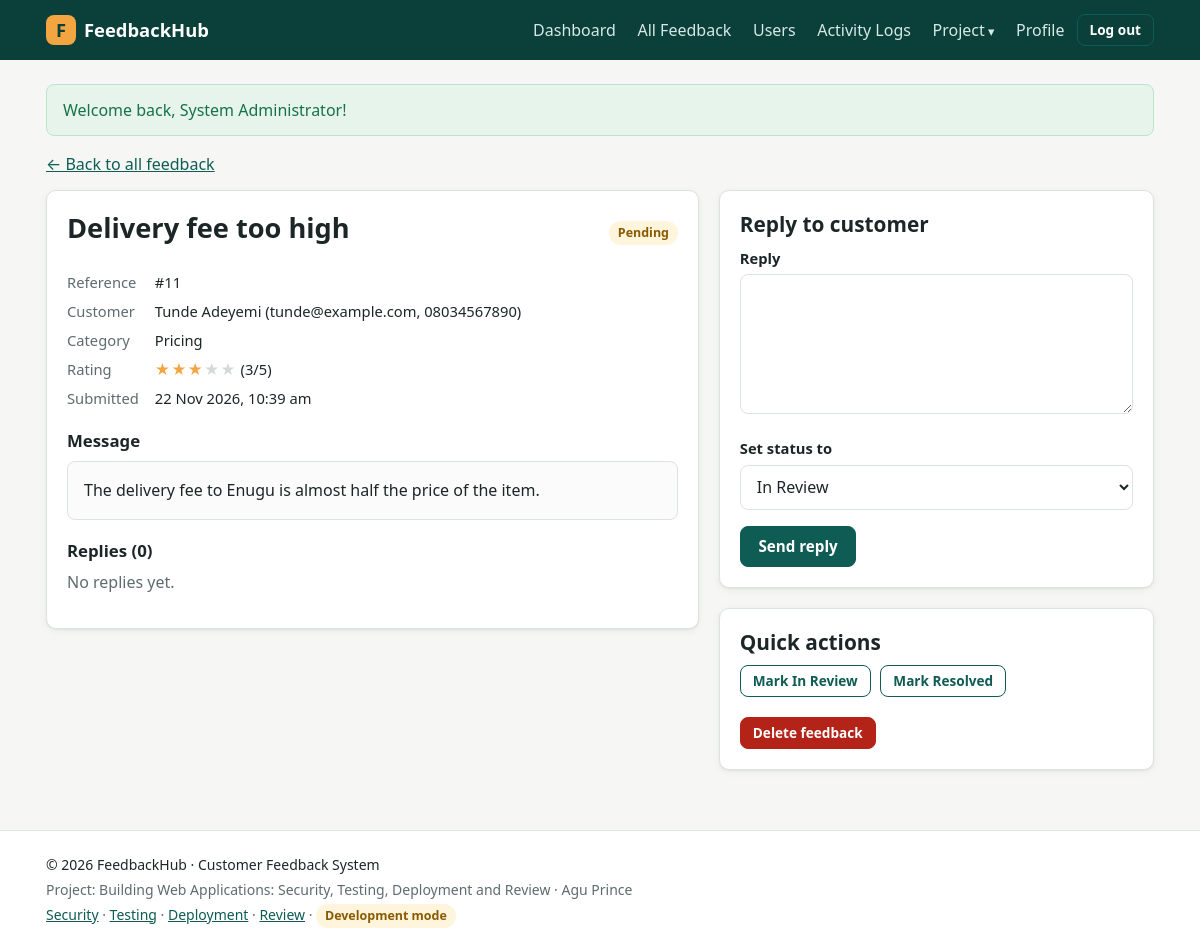
The page /admin/feedback_view.php?id=11 (signed in) on the database its author committed.
### tables this page shows
CREATE TABLE feedback (
    id          INT UNSIGNED AUTO_INCREMENT PRIMARY KEY,
    user_id     INT UNSIGNED NOT NULL,
    category_id INT UNSIGNED NOT NULL,
    subject     VARCHAR(150) NOT NULL,
    rating      TINYINT UNSIGNED NOT NULL CHECK (rating BETWEEN 1 AND 5),
    message     TEXT NOT NULL,
    status      ENUM('Pending','In Review','Resolved') NOT NULL DEFAULT 'Pending',
    created_at  DATETIME NOT NULL DEFAULT CURRENT_TIMESTAMP,
    updated_at  DATETIME NOT NULL DEFAULT CURRENT_TIMESTAMP ON UPDATE CURRENT_TIMESTAMP,
    CONSTRAINT fk_feedback_user FOREIGN KEY (user_id) REFERENCES users(id) ON DELETE CASCADE,
    CONSTRAINT fk_feedback_category FOREIGN KEY (category_id) REFERENCES categories(id),
    INDEX idx_status (status),
    INDEX idx_created (created_at)
);

CREATE TABLE users (
    id            INT UNSIGNED AUTO_INCREMENT PRIMARY KEY,
    full_name     VARCHAR(100) NOT NULL,
    email         VARCHAR(150) NOT NULL UNIQUE,
    phone         VARCHAR(20)  NULL,
    password_hash VARCHAR(255) NOT NULL,           
    role          ENUM('user','admin') NOT NULL DEFAULT 'user',
    is_active     TINYINT(1) NOT NULL DEFAULT 1,
    created_at    DATETIME NOT NULL DEFAULT CURRENT_TIMESTAMP,
    last_login    DATETIME NULL
);

CREATE TABLE categories (
    id   INT UNSIGNED AUTO_INCREMENT PRIMARY KEY,
    name VARCHAR(60) NOT NULL UNIQUE
);

### config/config.php (called while the page is built, shortened)
<?php
function url(string $path = ''): string
{
    return BASE_URL . '/' . ltrim($path, '/');
}

### includes/security.php (called while the page is built, shortened)
<?php
function e($value): string
{
    return htmlspecialchars((string) $value, ENT_QUOTES | ENT_SUBSTITUTE, 'UTF-8');
}

### includes/db.php (called while the page is built)
<?php
function db(): PDO
{
    static $pdo = null;
    if ($pdo === null) {
        $dsn = sprintf('mysql:host=%s;port=%s;dbname=%s;charset=utf8mb4',
            env('DB_HOST', '127.0.0.1'), env('DB_PORT', '3306'), env('DB_NAME', 'feedback_system'));
        try {
            $pdo = new PDO($dsn, env('DB_USER', 'root'), (string) env('DB_PASS', ''), [
                PDO::ATTR_ERRMODE            => PDO::ERRMODE_EXCEPTION,
                PDO::ATTR_DEFAULT_FETCH_MODE => PDO::FETCH_ASSOC,
                PDO::ATTR_EMULATE_PREPARES   => false,
            ]);
        } catch (PDOException $e) {
            app_log('critical', 'Database connection failed: ' . $e->getMessage());
            throw new RuntimeException('Database connection failed. Check your .env settings.');
        }
    }
    return $pdo;
}

### admin/feedback_view.php (the view, shortened to what this page needs)
<?php
$id = filter_input(INPUT_GET, 'id', FILTER_VALIDATE_INT);
$load = function () use ($id) {
    $stmt = db()->prepare('SELECT f.*, c.name AS category, u.full_name, u.email, u.phone
        FROM feedback f JOIN categories c ON c.id = f.category_id JOIN users u ON u.id = f.user_id WHERE f.id = ?');
    $stmt->execute([$id]);
    return $stmt->fetch();
};
$fb = $load();
$errors = [];
$stmt = db()->prepare('SELECT r.message, r.created_at, u.full_name FROM replies r JOIN users u ON u.id = r.admin_id WHERE r.feedback_id = ? ORDER BY r.created_at');
$stmt->execute([$id]);
$replies = $stmt->fetchAll();
require ROOT_PATH . '/includes/header.php';
?>
<p><a href="<?= e(url('admin/feedback.php')) ?>">&larr; Back to all feedback</a></p>
<div class="grid-2-1">
    <article class="card">
        <div class="card-header"><h1><?= e($fb['subject']) ?></h1><?= status_badge($fb['status']) ?></div>
        <dl class="meta-list">
            <dt>Reference</dt><dd>#<?= (int) $fb['id'] ?></dd>
            <dt>Customer</dt><dd><?= e($fb['full_name']) ?> (<?= e($fb['email']) ?><?= $fb['phone'] ? ', ' . e($fb['phone']) : '' ?>)</dd>
            <dt>Category</dt><dd><?= e($fb['category']) ?></dd>
            <dt>Rating</dt><dd><?= stars((int) $fb['rating']) ?> (<?= (int) $fb['rating'] ?>/5)</dd>
            <dt>Submitted</dt><dd><?= e(fmt_date($fb['created_at'], true)) ?></dd>
        </dl>
        <h3 class="mt">Message</h3>
        <div class="message-box"><?= e($fb['message']) ?></div>
        <h3 class="mt">Replies (<?= count($replies) ?>)</h3>
        <?php if (!$replies): ?><p class="muted">No replies yet.</p><?php endif; ?>
    </article>
    <aside>
        <section class="card">
            <h2>Reply to customer</h2>
            <form method="post" novalidate>
                <div class="form-group <?= isset($errors['message']) ? 'has-error' : '' ?>">
                    <label for="message">Reply</label>
                    <textarea id="message" name="message" maxlength="2000" required><?= e($_POST['message'] ?? '') ?></textarea>
                </div>
                <div class="form-group">
                    <label for="status">Set status to</label>
                    <select id="status" name="status">
                        <?php foreach (FEEDBACK_STATUSES as $s): ?>
                            <option <?= ($fb['status'] === 'Pending' ? 'In Review' : $fb['status']) === $s ? 'selected' : '' ?>><?= e($s) ?></option>
                        <?php endforeach; ?>
                    </select>
                </div>
                <button type="submit" class="btn">Send reply</button>
            </form>
        </section>
        <section class="card">
            <h2>Quick actions</h2>
            <form method="post" class="btn-row">
                <?php foreach (FEEDBACK_STATUSES as $s): if ($s === $fb['status']) continue; ?>
                    <button type="submit" name="status" value="<?= e($s) ?>" class="btn btn-small btn-outline">Mark <?= e($s) ?></button>
                <?php endforeach; ?>
            </form>
            <form method="post" class="mt" data-confirm="Permanently delete this feedback and its replies?">
                <button type="submit" class="btn btn-small btn-danger">Delete feedback</button>
            </form>
        </section>
    </aside>
</div>
<?php require ROOT_PATH . '/includes/footer.php'; ?>

### includes/helpers.php (shortened to what this page needs)
<?php
function stars(int $rating): string
{
    $rating = max(0, min(5, $rating));
    return '<span class="stars" aria-label="' . $rating . ' out of 5 stars">'
        . str_repeat('★', $rating) . '<span class="stars-off">' . str_repeat('★', 5 - $rating) . '</span></span>';
}
function status_badge(string $status): string
{
    $class = match ($status) {
        'Resolved' => 'badge-green',
        'In Review' => 'badge-blue',
        default => 'badge-amber',
    };
    return '<span class="badge ' . $class . '">' . e($status) . '</span>';
}
function fmt_date(?string $date, bool $withTime = false): string
{
    return date($withTime ? 'j M Y, g:i a' : 'j M Y', strtotime($date));
}

### assets/css/style.css (style rules this page uses)
:root { --brand: #0f5c55; --brand-dark: #0a3f3a; --brand-light: #e3f1ef; --accent: #f2a541; --text: #1d2627; --muted: #5f6b6d; --bg: #f6f7f4; --card: #ffffff; --border: #dde3e1; --red: #b42318; --red-bg: #fdecea; --green: #157347; --green-bg: #e6f4ec; --amber: #8a5a00; --amber-bg: #fff4dc; --blue: #1d4ed8; --blue-bg: #e8efff; --radius: 10px; --shadow: 0 1px 2px rgba(16, 24, 40, .06), 0 2px 8px rgba(16, 24, 40, .05); font-size: 16px; }
* { box-sizing: border-box; }
body { margin: 0; font-family: "Segoe UI", system-ui, -apple-system, Roboto, Arial, sans-serif; color: var(--text); background: var(--bg); line-height: 1.55; display: flex; flex-direction: column; min-height: 100vh; }
a { color: var(--brand); }
h1, h2, h3 { line-height: 1.25; margin: 0 0 .6rem; }
h1 { font-size: 1.7rem; }
h2 { font-size: 1.3rem; }
h3 { font-size: 1.05rem; }
p { margin: 0 0 .8rem; }
.muted { color: var(--muted); }
.card { background: var(--card); border: 1px solid var(--border); border-radius: var(--radius); padding: 1.25rem; box-shadow: var(--shadow); margin-bottom: 1.25rem; }
.card-header { display: flex; justify-content: space-between; align-items: center; gap: 1rem; flex-wrap: wrap; margin-bottom: 1rem; }
.btn { display: inline-block; background: var(--brand); color: #fff; border: 1px solid var(--brand); padding: .6rem 1.1rem; border-radius: 8px; font-size: .95rem; font-weight: 600; text-decoration: none; cursor: pointer; font-family: inherit; }
.btn-outline { background: transparent; color: var(--brand); }
.btn-danger { background: var(--red); border-color: var(--red); }
.btn-small { padding: .35rem .75rem; font-size: .85rem; }
.btn-row { display: flex; gap: .6rem; flex-wrap: wrap; align-items: center; }
.form-group { margin-bottom: 1rem; }
label { display: block; font-weight: 600; margin-bottom: .3rem; font-size: .92rem; }
input[type=text], input[type=email], input[type=password], input[type=tel], input[type=search], select, textarea { width: 100%; padding: .6rem .75rem; border: 1px solid var(--border); border-radius: 8px; font: inherit; background: #fff; color: var(--text); }
textarea { min-height: 140px; resize: vertical; }
.stars { color: var(--accent); letter-spacing: 1px; white-space: nowrap; }
.stars-off { color: #d3d9d7; }
.badge { display: inline-block; padding: .15rem .55rem; border-radius: 999px; font-size: .78rem; font-weight: 600; white-space: nowrap; }
.badge-amber { background: var(--amber-bg); color: var(--amber); }
.message-box { white-space: pre-wrap; word-wrap: break-word; background: #fafbfa; border: 1px solid var(--border); border-radius: 8px; padding: 1rem; }
.meta-list { display: grid; grid-template-columns: auto 1fr; gap: .4rem 1rem; margin: 0; font-size: .92rem; }
.meta-list dt { color: var(--muted); }
.meta-list dd { margin: 0; }
.mt { margin-top: 1.25rem; }
.grid-2-1 { display: grid; gap: 1.25rem; grid-template-columns: 1fr; }
@media (min-width: 900px) { .grid-2-1 { grid-template-columns: 3fr 2fr; align-items: start; } }
.grid-2-1 > .card { margin-bottom: 0; }
.grid > *, .grid-2-1 > * { min-width: 0; }

### rows shown on the page
feedback: subject "Delivery fee too high", status "Pending", id "11", user.full_name "Tunde Adeyemi", user.email "tunde@example.com", user.phone "08034567890", category.name "Pricing", rating "★★★", rating "★★", rating "3", created_at "22 Nov 2026, 10:39 am", message "The delivery fee to Enugu is almost half the price of the item.", status "In Review"

### other values the page prints
APP_NAME "FeedbackHub"
$label "Dashboard All Feedback Users Activity Logs Profile"
$f['message'] "Welcome back, System Administrator!"
count($replies) "0"
$s "In Review"
$s "Resolved"
